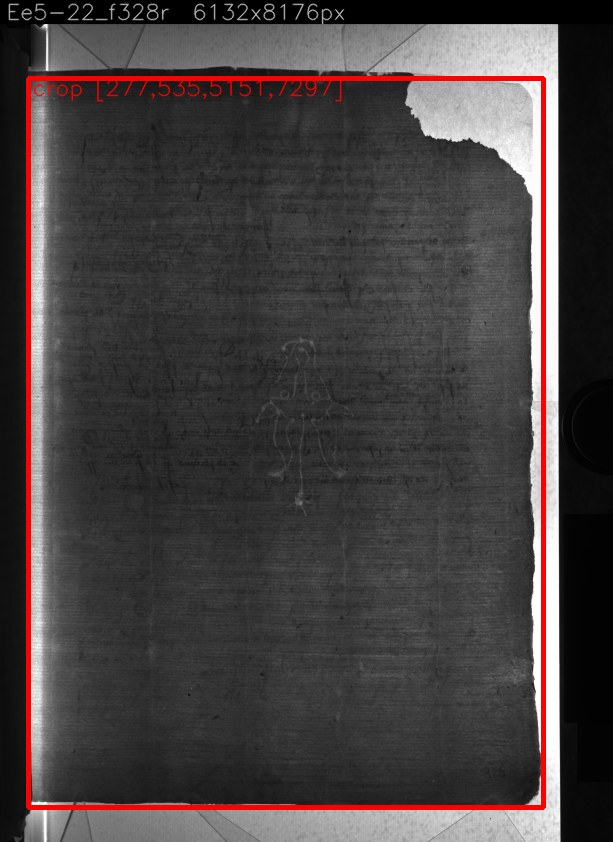
#> input picture results/Ee5-22_f328r/bbox_overlay.jpg, 613 x 842 px, given in place of 0_15.jpg, which was not available
$ python make_report_figures.py
#> lines starting #> are read from the running program, lines starting #| are printed output that depends on the picture; pictures that were not available may be replaced by others from this repository, and a replacement may not be noted
"""
Generate Figs 1.1, 1.3, 2.1, 2.2, 2.3 for the IIB report (ch1 + ch2).
Fig 1.2 is a TikZ schematic written inline in chapters/01_background.tex.

Outputs go to report/figures/.
Run from repo root: .venv/bin/python scripts/make_report_figures.py
"""

import sys
from pathlib import Path

import cv2
import numpy as np
import matplotlib
matplotlib.use("Agg")
import matplotlib.pyplot as plt

REPO = Path(__file__).resolve().parent.parent
FIG_DIR = REPO / "report" / "figures"
FIG_DIR.mkdir(parents=True, exist_ok=True)

# DRP cache shape and grid (see data/cache/data_config.yaml and data/raw/config.txt).
H, W = 2160, 4096
PH_NUM, TH_NUM = 40, 12
PH_GRID = np.arange(PH_NUM) * 9.0          # 0..351 step 9 (deg)
TH_GRID = np.arange(TH_NUM) * 5.0 + 10.0   # 10..65 step 5 (deg)

DRP_CACHE = REPO / "data" / "cache" / "drp.dat"
RAW_DIR = REPO / "data" / "raw"

# The raw frames carry a horizontal duplication artefact at offset ~1364 px in
# the 4096-wide image (verified by cache-mean autocorrelation: peak xcorr 0.64
# at shift (0, +/-1364), absent in any single frame). We crop all figures that
# rely on the multi-angle stack to ROI_X_MAX so only one copy of the folio is
# shown. 2000 px sits safely below the 1364 px offset; gives a single folio
# with the watermark on the right of the crop.
ROI_X_MAX = 2000        # in raw 4096-wide coordinates
ROI_X_MAX_DS8 = ROI_X_MAX // 8  # downsampled-by-8 coordinate (= 250)


def open_drp_memmap() -> np.memmap:
    return np.memmap(DRP_CACHE, dtype=np.uint8, mode="r",
                     shape=(H, W, PH_NUM, TH_NUM))


# ---------------------------------------------------------------------------
# Fig 1.1 -- labelled folio close-up showing laid (and chain) lines
# ---------------------------------------------------------------------------
def fig_folio_anatomy():
    """Side-by-side: a grazing image plus an enhanced inset with arrows."""
    raw = cv2.imread(str(RAW_DIR / "0_15.jpg"), cv2.IMREAD_GRAYSCALE)
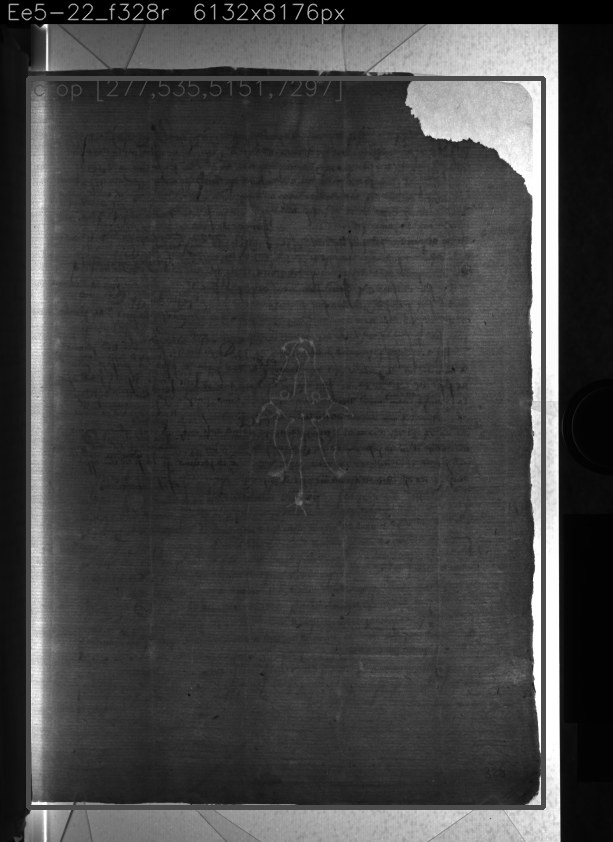
#> raw: shape (842, 613); min 0, max 255, mean 66.6

    # Crop inside the single-folio ROI (cols 0..ROI_X_MAX) so the horizontal
    # duplication artefact at offset ~1364 px isn't visible.
    cy = raw.shape[0] // 2
#> cy = 421
    cx = ROI_X_MAX // 2
    hy, hx = 600, 800
    crop = raw[cy - hy:cy + hy, cx - hx:cx + hx]
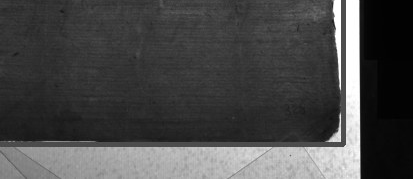
#> crop: shape (179, 413); min 1, max 255, mean 72.2
    h2, w2 = crop.shape
#> h2 = 179; w2 = 413

    # CLAHE boost so the periodic banding (laid wires) is unambiguous in print.
    clahe = cv2.createCLAHE(clipLimit=2.5, tileGridSize=(8, 8))
    crop_eq = clahe.apply(crop)
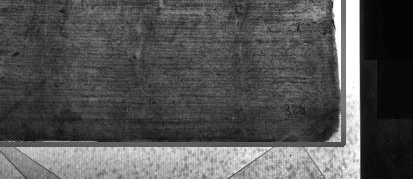
#> crop_eq: shape (179, 413); min 3, max 255, mean 84.9

    fig, ax = plt.subplots(figsize=(7.2, 5.0))
    ax.imshow(crop_eq, cmap="gray", origin="upper", aspect="equal")
    ax.set_xticks([]); ax.set_yticks([])

    # Bracket-style annotation across two adjacent laid lines. In this folio
    # the laid lines run vertically, so spacing is measured horizontally.
    y_bar = int(h2 * 0.20)
#> y_bar = 35
    x0 = int(w2 * 0.62)
#> x0 = 256
    x1 = int(w2 * 0.78)
#> x1 = 322
    ax.annotate("", xy=(x1, y_bar), xytext=(x0, y_bar),
                arrowprops=dict(arrowstyle="<->", color="#d62728", lw=1.8))
    ax.text((x0 + x1) / 2, y_bar - 18,
            "laid-line spacing",
            color="#d62728", fontsize=12,
            va="bottom", ha="center",
            bbox=dict(boxstyle="round,pad=0.25", fc="white",
                      ec="#d62728", lw=0.8))

    # Direction label
    ax.annotate("laid wires",
                xy=(w2 * 0.22, h2 * 0.55),
                xytext=(w2 * 0.03, h2 * 0.12),
                color="#1f77b4", fontsize=12,
                arrowprops=dict(arrowstyle="->", color="#1f77b4", lw=1.8),
                bbox=dict(boxstyle="round,pad=0.25", fc="white",
                          ec="#1f77b4", lw=0.8))

    # Scale bar: 1 cm. Full raw image is 4096 px wide at fov_width_cm=8.65,
    # so 1 cm = 473 px and the same scale applies to this crop.
    px_per_cm = 4096.0 / 8.65
    bar_px = px_per_cm
    bar_y = h2 - 55
#> bar_y = 124
    bar_x0 = 60
    # White rectangle (filled) so the bar reads on dark backgrounds.
    from matplotlib.patches import Rectangle
    ax.add_patch(Rectangle((bar_x0, bar_y - 4), bar_px, 8,
                           facecolor="white", edgecolor="black", linewidth=0.6))
    ax.text(bar_x0 + bar_px / 2, bar_y - 14,
            r"$1\,\mathrm{cm}$",
            color="white", ha="center", va="bottom", fontsize=12,
            bbox=dict(boxstyle="round,pad=0.15", fc="black",
                      ec="none", alpha=0.55))

    out = FIG_DIR / "folio_anatomy.pdf"
    plt.tight_layout()
    plt.savefig(out, bbox_inches="tight", pad_inches=0.05, dpi=300)
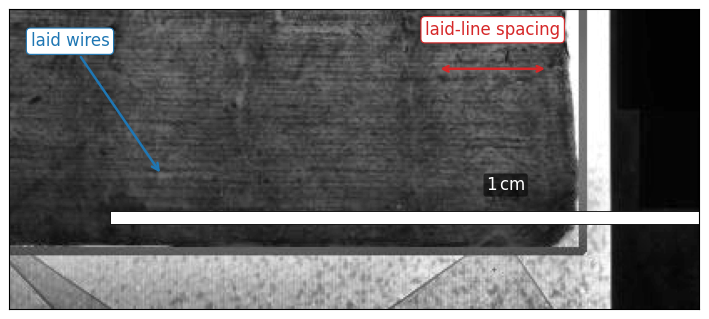
#> figure drawn by matplotlib, 1 panel
    plt.close()
    print(f"  saved {out}")


# ---------------------------------------------------------------------------
# Fig 1.3 -- DRP polar plot at a single (well-textured) pixel
# ---------------------------------------------------------------------------
def fig_drp_polar():
    mm = open_drp_memmap()
    # Sample a small region inside the single-folio ROI, average to denoise.
    # x is at quarter-width so we are well inside cols [0, ROI_X_MAX] and away
    # from the duplication-zone gutter.
    cy, cx = H // 2, ROI_X_MAX // 2
    half = 25
    block = mm[cy - half:cy + half, cx - half:cx + half, :, :]
    drp = block.astype(np.float32).mean(axis=(0, 1))   # (PH_NUM, TH_NUM)

    # Polar heatmap: phi around the circle, theta as radius.
    fig = plt.figure(figsize=(5.2, 5.2))
    ax = fig.add_subplot(111, projection="polar")

    phi_rad = np.deg2rad(PH_GRID)
    # Close the loop in phi for clean rendering.
    phi_edges = np.deg2rad(np.r_[PH_GRID - 4.5, PH_GRID[-1] + 4.5])
    th_edges = np.r_[TH_GRID - 2.5, TH_GRID[-1] + 2.5]

    pcm = ax.pcolormesh(phi_edges, th_edges, drp.T, cmap="viridis", shading="auto")
    ax.set_theta_zero_location("E")
    ax.set_theta_direction(1)
    ax.set_rticks([15, 30, 45, 60])
    ax.set_rlabel_position(135)
    ax.tick_params(labelsize=8)
    cb = plt.colorbar(pcm, ax=ax, fraction=0.046, pad=0.12, shrink=0.7)
    cb.set_label("background-subtracted intensity (a.u.)", fontsize=9)
    cb.ax.tick_params(labelsize=8)

    out = FIG_DIR / "drp_polar.pdf"
    plt.tight_layout()
    plt.savefig(out, bbox_inches="tight", pad_inches=0.05, dpi=300)
    plt.close()
    print(f"  saved {out}")


# ---------------------------------------------------------------------------
# Direction-map helpers (replicate paperdrm.stage1_features.direction logic
# but on a downsampled stack so we can run in seconds).
# ---------------------------------------------------------------------------
# [191 lines left out: functions downsampled_drp_stack, drp_direction_map_local, fig_anisotropy_azimuth, fig_trigmask, fig_grazing_pair, fig_grazing_quad and 1 more, not called in this run]


# ---------------------------------------------------------------------------
def main():
    print("[Fig 1.1] folio anatomy")
    fig_folio_anatomy()

    print("[Fig 1.3] DRP polar plot")
    fig_drp_polar()

    print("[downsampled DRP stack for Fig 2.1, 2.2]")
    stack = downsampled_drp_stack(stride=8)
    print(f"  shape={stack.shape} ({stack.nbytes / 1e6:.1f} MB float32)")

    print("[Fig 2.1] anisotropy + azimuth map")
    _, deg = fig_anisotropy_azimuth(stack)

    print("[Fig 2.2] patchwise trig-mask")
    fig_trigmask(deg)

    print("[Fig 2.3] grazing pair at two phi")
    fig_grazing_pair()

    print("[Fig 3.1] grazing quad at four phi")
    fig_grazing_quad()

    print("[Fig 3.4] overlay zoom on Kk1-5 f5v")
    fig_overlay_zoom()
    # Fig 3.5 reuses existing report/figures/interval_Kk1_5_f5v.pdf.


if __name__ == "__main__":
#> (the run stopped early here; a loop or call above may not have finished)
